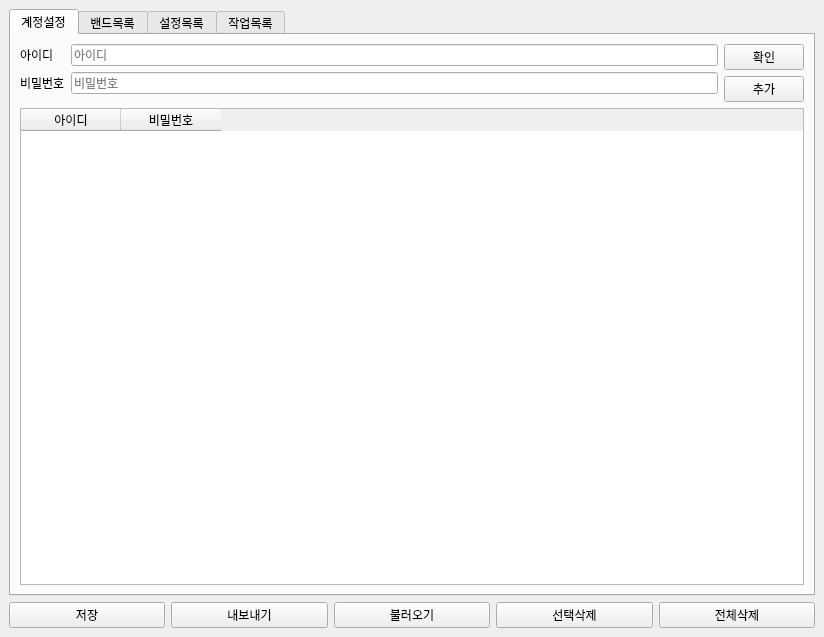
<?xml version="1.0" encoding="UTF-8"?>
<ui version="4.0">
 <class>MainWindow</class>
 <widget class="QMainWindow" name="MainWindow">
  <property name="geometry">
   <rect>
    <x>0</x>
    <y>0</y>
    <width>824</width>
    <height>637</height>
   </rect>
  </property>
  <property name="windowTitle">
   <string>채팅방 생성 매크로</string>
  </property>
  <widget class="QWidget" name="centralwidget">
   <property name="autoFillBackground">
    <bool>false</bool>
   </property>
   <layout class="QVBoxLayout" name="verticalLayout">
    <item>
     <widget class="QTabWidget" name="tabWidget">
      <property name="enabled">
       <bool>true</bool>
      </property>
      <property name="toolTip">
       <string/>
      </property>
      <property name="autoFillBackground">
       <bool>false</bool>
      </property>
      <property name="tabPosition">
       <enum>QTabWidget::North</enum>
      </property>
      <property name="currentIndex">
       <number>0</number>
      </property>
      <widget class="QWidget" name="account_list_tab">
       <property name="enabled">
        <bool>true</bool>
       </property>
       <attribute name="title">
        <string>계정설정</string>
       </attribute>
       <layout class="QVBoxLayout" name="verticalLayout_4">
        <item>
         <layout class="QVBoxLayout" name="verticalLayout_3">
          <item>
           <layout class="QHBoxLayout" name="horizontalLayout">
            <item>
             <layout class="QFormLayout" name="formLayout_2">
              <item row="0" column="0">
               <widget class="QLabel" name="label_id">
                <property name="text">
                 <string>아이디</string>
                </property>
                <property name="buddy">
                 <cstring>edit_id</cstring>
                </property>
               </widget>
              </item>
              <item row="1" column="0">
               <widget class="QLabel" name="label_pw">
                <property name="text">
                 <string>비밀번호</string>
                </property>
                <property name="buddy">
                 <cstring>edit_pw</cstring>
                </property>
               </widget>
              </item>
              <item row="0" column="1">
               <widget class="QLineEdit" name="edit_id">
                <property name="placeholderText">
                 <string>아이디</string>
                </property>
               </widget>
              </item>
              <item row="1" column="1">
               <widget class="QLineEdit" name="edit_pw">
                <property name="echoMode">
                 <enum>QLineEdit::Password</enum>
                </property>
                <property name="placeholderText">
                 <string>비밀번호</string>
                </property>
               </widget>
              </item>
             </layout>
            </item>
            <item>
             <layout class="QVBoxLayout" name="verticalLayout_6">
              <item>
               <widget class="QPushButton" name="btn_validation">
                <property name="enabled">
                 <bool>true</bool>
                </property>
                <property name="text">
                 <string>확인</string>
                </property>
               </widget>
              </item>
              <item>
               <widget class="QPushButton" name="btn_add_account">
                <property name="enabled">
                 <bool>true</bool>
                </property>
                <property name="text">
                 <string>추가</string>
                </property>
               </widget>
              </item>
             </layout>
            </item>
           </layout>
          </item>
         </layout>
        </item>
        <item>
         <widget class="QTableWidget" name="list_account">
          <property name="alternatingRowColors">
           <bool>true</bool>
          </property>
          <column>
           <property name="text">
            <string>아이디</string>
           </property>
          </column>
          <column>
           <property name="text">
            <string>비밀번호</string>
           </property>
          </column>
         </widget>
        </item>
       </layout>
      </widget>
      <widget class="QWidget" name="band_list_tab">
       <attribute name="title">
        <string>밴드목록</string>
       </attribute>
       <layout class="QVBoxLayout" name="verticalLayout_9">
        <item>
         <layout class="QHBoxLayout" name="horizontalLayout_3">
          <item>
           <layout class="QFormLayout" name="formLayout_3">
            <item row="0" column="0">
             <widget class="QLabel" name="label_band_url">
              <property name="text">
               <string>밴드주소</string>
              </property>
              <property name="buddy">
               <cstring>edit_band_url</cstring>
              </property>
             </widget>
            </item>
            <item row="0" column="1">
             <widget class="QLineEdit" name="edit_band_url"/>
            </item>
           </layout>
          </item>
          <item>
           <widget class="QPushButton" name="add_band_url_btn">
            <property name="text">
             <string>추가</string>
            </property>
           </widget>
          </item>
         </layout>
        </item>
        <item>
         <widget class="QTableWidget" name="list_band">
          <column>
           <property name="text">
            <string>밴드이름</string>
           </property>
          </column>
          <column>
           <property name="text">
            <string>밴드주소</string>
           </property>
          </column>
         </widget>
        </item>
       </layout>
      </widget>
      <widget class="QWidget" name="chat_setting_list_tab">
       <attribute name="title">
        <string>설정목록</string>
       </attribute>
       <layout class="QVBoxLayout" name="verticalLayout_8">
        <item>
         <layout class="QHBoxLayout" name="horizontalLayout_5">
          <item>
           <layout class="QFormLayout" name="formLayout_5">
            <item row="0" column="0">
             <widget class="QLabel" name="label_setting_name">
              <property name="text">
               <string>설정 이름</string>
              </property>
              <property name="buddy">
               <cstring>edit_chat_setting_name</cstring>
              </property>
             </widget>
            </item>
            <item row="0" column="1">
             <widget class="QLineEdit" name="edit_chat_setting_name"/>
            </item>
            <item row="1" column="0">
             <widget class="QLabel" name="label_chat_name">
              <property name="text">
               <string>채팅방 이름</string>
              </property>
              <property name="buddy">
               <cstring>edit_chat_name</cstring>
              </property>
             </widget>
            </item>
            <item row="1" column="1">
             <widget class="QLineEdit" name="edit_chat_name"/>
            </item>
            <item row="2" column="0">
             <widget class="QLabel" name="label_chat_image">
              <property name="text">
               <string>채팅방 이미지</string>
              </property>
              <property name="buddy">
               <cstring>btn_chat_image</cstring>
              </property>
             </widget>
            </item>
            <item row="2" column="1">
             <widget class="QPushButton" name="btn_chat_image">
              <property name="text">
               <string>찾아보기</string>
              </property>
             </widget>
            </item>
            <item row="4" column="0">
             <widget class="QLabel" name="label_message_preiod">
              <property name="text">
               <string>보관기간</string>
              </property>
             </widget>
            </item>
            <item row="4" column="1">
             <widget class="QGroupBox" name="group_message_preiod">
              <property name="title">
               <string>보관기간</string>
              </property>
              <property name="flat">
               <bool>false</bool>
              </property>
              <property name="checkable">
               <bool>false</bool>
              </property>
              <layout class="QHBoxLayout" name="horizontalLayout_9">
               <item>
                <layout class="QHBoxLayout" name="horizontalLayout_8">
                 <item>
                  <widget class="QRadioButton" name="radio_min">
                   <property name="text">
                    <string>보관안함</string>
                   </property>
                   <property name="checked">
                    <bool>true</bool>
                   </property>
                  </widget>
                 </item>
                 <item>
                  <widget class="QRadioButton" name="radio_thirty_days">
                   <property name="text">
                    <string>30일</string>
                   </property>
                  </widget>
                 </item>
                 <item>
                  <widget class="QRadioButton" name="radio_one_year">
                   <property name="text">
                    <string>1년</string>
                   </property>
                  </widget>
                 </item>
                </layout>
               </item>
              </layout>
             </widget>
            </item>
            <item row="3" column="0">
             <widget class="QLabel" name="label_readers">
              <property name="text">
               <string>메시지 읽은 멤버 보기</string>
              </property>
              <property name="buddy">
               <cstring>checkBox</cstring>
              </property>
             </widget>
            </item>
            <item row="3" column="1">
             <widget class="QCheckBox" name="checkBox">
              <property name="text">
               <string/>
              </property>
              <property name="checked">
               <bool>true</bool>
              </property>
             </widget>
            </item>
           </layout>
          </item>
         </layout>
        </item>
        <item>
         <widget class="QPushButton" name="btn_add_chat_setting">
          <property name="text">
           <string>추가</string>
          </property>
         </widget>
        </item>
        <item>
         <widget class="QTableWidget" name="list_chat_setting">
          <attribute name="horizontalHeaderDefaultSectionSize">
           <number>150</number>
          </attribute>
          <row>
           <property name="text">
            <string>1</string>
           </property>
          </row>
          <row>
           <property name="text">
            <string>2</string>
           </property>
          </row>
          <column>
           <property name="text">
            <string>설정 이름</string>
           </property>
          </column>
          <column>
           <property name="text">
            <string>채팅방 이름</string>
           </property>
          </column>
          <column>
           <property name="text">
            <string>채팅방 이미지</string>
           </property>
          </column>
          <column>
           <property name="text">
            <string>메시지 읽은 멤버 보기</string>
           </property>
           <property name="font">
            <font>
             <pointsize>9</pointsize>
            </font>
           </property>
          </column>
          <column>
           <property name="text">
            <string>보관기간</string>
           </property>
          </column>
         </widget>
        </item>
       </layout>
      </widget>
      <widget class="QWidget" name="task_list_tab">
       <attribute name="title">
        <string>작업목록</string>
       </attribute>
       <layout class="QVBoxLayout" name="verticalLayout_2">
        <item>
         <layout class="QHBoxLayout" name="horizontalLayout_6">
          <item>
           <layout class="QFormLayout" name="formLayout">
            <item row="0" column="1">
             <widget class="QLineEdit" name="edit_task_name"/>
            </item>
            <item row="0" column="0">
             <widget class="QLabel" name="label_task_name">
              <property name="text">
               <string>작업이름</string>
              </property>
              <property name="buddy">
               <cstring>edit_task_name</cstring>
              </property>
             </widget>
            </item>
           </layout>
          </item>
          <item>
           <widget class="QPushButton" name="btn_add_task">
            <property name="text">
             <string>추가</string>
            </property>
           </widget>
          </item>
         </layout>
        </item>
        <item>
         <layout class="QHBoxLayout" name="horizontalLayout_4">
          <item>
           <widget class="QListWidget" name="list_task_account">
            <item>
             <property name="text">
              <string>chad0706</string>
             </property>
             <property name="checkState">
              <enum>Unchecked</enum>
             </property>
            </item>
           </widget>
          </item>
          <item>
           <widget class="QListWidget" name="list_task_band"/>
          </item>
          <item>
           <widget class="QListWidget" name="list_task_setting"/>
          </item>
         </layout>
        </item>
        <item>
         <widget class="QTableWidget" name="list_task">
          <column>
           <property name="text">
            <string>작업이름</string>
           </property>
          </column>
          <column>
           <property name="text">
            <string>계정</string>
           </property>
          </column>
          <column>
           <property name="text">
            <string>밴드</string>
           </property>
          </column>
          <column>
           <property name="text">
            <string>설정</string>
           </property>
          </column>
          <column>
           <property name="text">
            <string>진행한 멤버수</string>
           </property>
          </column>
         </widget>
        </item>
        <item>
         <layout class="QHBoxLayout" name="horizontalLayout_2">
          <item>
           <widget class="QPushButton" name="btn_start">
            <property name="text">
             <string>실행</string>
            </property>
           </widget>
          </item>
          <item>
           <widget class="QPushButton" name="btn_stop">
            <property name="text">
             <string>종료</string>
            </property>
           </widget>
          </item>
         </layout>
        </item>
       </layout>
      </widget>
     </widget>
    </item>
    <item>
     <layout class="QHBoxLayout" name="layout_controll_panel">
      <item>
       <widget class="QPushButton" name="save_btn">
        <property name="text">
         <string>저장</string>
        </property>
       </widget>
      </item>
      <item>
       <widget class="QPushButton" name="export_btn">
        <property name="text">
         <string>내보내기</string>
        </property>
       </widget>
      </item>
      <item>
       <widget class="QPushButton" name="open_btn">
        <property name="text">
         <string>불러오기</string>
        </property>
       </widget>
      </item>
      <item>
       <widget class="QPushButton" name="remove_selected_btn">
        <property name="text">
         <string>선택삭제</string>
        </property>
       </widget>
      </item>
      <item>
       <widget class="QPushButton" name="remove_all_btn">
        <property name="text">
         <string>전체삭제</string>
        </property>
       </widget>
      </item>
     </layout>
    </item>
   </layout>
  </widget>
 </widget>
 <resources/>
 <connections>
  <connection>
   <sender>btn_validation</sender>
   <signal>clicked()</signal>
   <receiver>MainWindow</receiver>
   <slot>validateAccount()</slot>
   <hints>
    <hint type="sourcelabel">
     <x>779</x>
     <y>56</y>
    </hint>
    <hint type="destinationlabel">
     <x>742</x>
     <y>-1</y>
    </hint>
   </hints>
  </connection>
  <connection>
   <sender>btn_add_account</sender>
   <signal>clicked()</signal>
   <receiver>MainWindow</receiver>
   <slot>addAccount()</slot>
   <hints>
    <hint type="sourcelabel">
     <x>796</x>
     <y>80</y>
    </hint>
    <hint type="destinationlabel">
     <x>821</x>
     <y>77</y>
    </hint>
   </hints>
  </connection>
  <connection>
   <sender>add_band_url_btn</sender>
   <signal>clicked()</signal>
   <receiver>MainWindow</receiver>
   <slot>addBandUrl()</slot>
   <hints>
    <hint type="sourcelabel">
     <x>774</x>
     <y>55</y>
    </hint>
    <hint type="destinationlabel">
     <x>783</x>
     <y>7</y>
    </hint>
   </hints>
  </connection>
  <connection>
   <sender>btn_chat_image</sender>
   <signal>clicked()</signal>
   <receiver>MainWindow</receiver>
   <slot>openImagePicker()</slot>
   <hints>
    <hint type="sourcelabel">
     <x>787</x>
     <y>101</y>
    </hint>
    <hint type="destinationlabel">
     <x>822</x>
     <y>106</y>
    </hint>
   </hints>
  </connection>
  <connection>
   <sender>btn_add_chat_setting</sender>
   <signal>clicked()</signal>
   <receiver>MainWindow</receiver>
   <slot>addChatSetting()</slot>
   <hints>
    <hint type="sourcelabel">
     <x>734</x>
     <y>194</y>
    </hint>
    <hint type="destinationlabel">
     <x>824</x>
     <y>185</y>
    </hint>
   </hints>
  </connection>
  <connection>
   <sender>btn_add_task</sender>
   <signal>clicked()</signal>
   <receiver>MainWindow</receiver>
   <slot>addTask()</slot>
   <hints>
    <hint type="sourcelabel">
     <x>782</x>
     <y>52</y>
    </hint>
    <hint type="destinationlabel">
     <x>822</x>
     <y>43</y>
    </hint>
   </hints>
  </connection>
  <connection>
   <sender>edit_band_url</sender>
   <signal>textChanged(QString)</signal>
   <receiver>MainWindow</receiver>
   <slot>validateBandUrl()</slot>
   <hints>
    <hint type="sourcelabel">
     <x>286</x>
     <y>51</y>
    </hint>
    <hint type="destinationlabel">
     <x>374</x>
     <y>5</y>
    </hint>
   </hints>
  </connection>
  <connection>
   <sender>save_btn</sender>
   <signal>clicked()</signal>
   <receiver>MainWindow</receiver>
   <slot>save()</slot>
   <hints>
    <hint type="sourcelabel">
     <x>96</x>
     <y>619</y>
    </hint>
    <hint type="destinationlabel">
     <x>154</x>
     <y>598</y>
    </hint>
   </hints>
  </connection>
  <connection>
   <sender>export_btn</sender>
   <signal>clicked()</signal>
   <receiver>MainWindow</receiver>
   <slot>export()</slot>
   <hints>
    <hint type="sourcelabel">
     <x>266</x>
     <y>620</y>
    </hint>
    <hint type="destinationlabel">
     <x>290</x>
     <y>600</y>
    </hint>
   </hints>
  </connection>
  <connection>
   <sender>open_btn</sender>
   <signal>clicked()</signal>
   <receiver>MainWindow</receiver>
   <slot>open()</slot>
   <hints>
    <hint type="sourcelabel">
     <x>377</x>
     <y>612</y>
    </hint>
    <hint type="destinationlabel">
     <x>465</x>
     <y>600</y>
    </hint>
   </hints>
  </connection>
  <connection>
   <sender>remove_selected_btn</sender>
   <signal>clicked()</signal>
   <receiver>MainWindow</receiver>
   <slot>removeSelected()</slot>
   <hints>
    <hint type="sourcelabel">
     <x>578</x>
     <y>611</y>
    </hint>
    <hint type="destinationlabel">
     <x>621</x>
     <y>600</y>
    </hint>
   </hints>
  </connection>
  <connection>
   <sender>remove_all_btn</sender>
   <signal>clicked()</signal>
   <receiver>MainWindow</receiver>
   <slot>removeAll()</slot>
   <hints>
    <hint type="sourcelabel">
     <x>769</x>
     <y>612</y>
    </hint>
    <hint type="destinationlabel">
     <x>821</x>
     <y>577</y>
    </hint>
   </hints>
  </connection>
 </connections>
 <slots>
  <slot>validateAccount()</slot>
  <slot>addAccount()</slot>
  <slot>addBandUrl()</slot>
  <slot>openImagePicker()</slot>
  <slot>addChatSetting()</slot>
  <slot>addTask()</slot>
  <slot>validateBandUrl()</slot>
  <slot>save()</slot>
  <slot>export()</slot>
  <slot>open()</slot>
  <slot>removeSelected()</slot>
  <slot>removeAll()</slot>
 </slots>
</ui>
